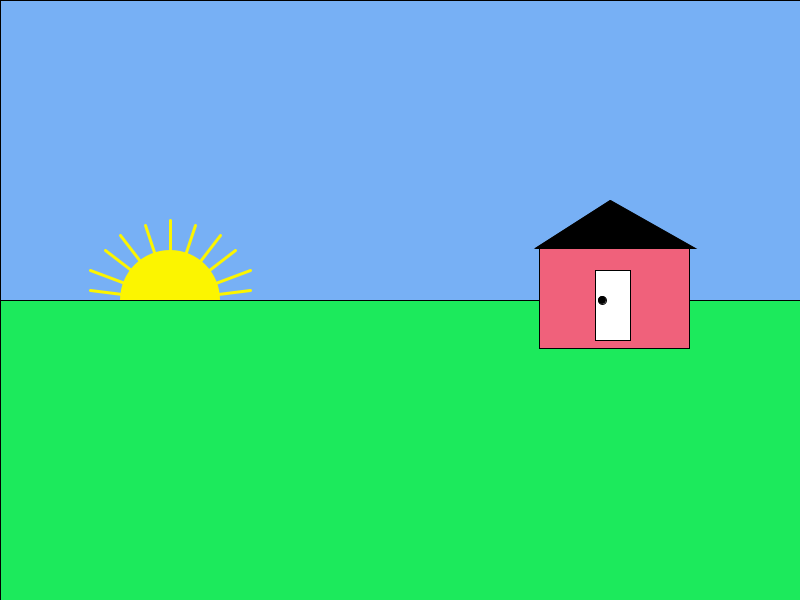
Frame 1 (no input)
Frame 60 (the mouse pressed at the canvas centre just before this capture): identical to frame 1, image omitted
Frame 120 (the mouse held since frame 60 and released just before this capture): identical to frame 1, image omitted

The Processing sketch that drew this single still picture (run headless with seeded random() and noise(); from frame 60 on, the mouse is pressed at the canvas centre):

// Processing sketch: Exercise_1
// ── Exercise_1.pde
void settings() {
  ;
  size(800, 600);
}
void setup() {
}
void draw() {
  println("mouseX = " + mouseX);
  println("mouseY = " + mouseY);

  //top blue rect
  fill(#77B0F5);
  rect(0, 0, width, height/2);

  //sun
  noStroke();  
  fill(#FCF500);
  ellipse(170, height/2, 100, 100);

  //sun lines
  stroke(#FCF500);
  strokeWeight(3);
  line(170, height/2-80, 170, height/2);

  line(170 - 25, height/2-75, 170, height/2);
  line(170 + 25, height/2-75, 170, height/2);
  line(170 - 50, height/2-65, 170, height/2);
  line(170 + 50, height/2-65, 170, height/2);
  line(170 - 65, height/2-50, 170, height/2);
  line(170 + 65, height/2-50, 170, height/2);
  line(170 - 80, height/2-30, 170, height/2);
  line(170 + 80, height/2-30, 170, height/2);
  line(170 - 80, height/2-10, 170, height/2);
  line(170 + 80, height/2-10, 170, height/2);


  stroke(0);
  strokeWeight(1);
  //bottom green rect
  fill(#1CEA5C);
  rect(0, height/2, width, height/2);

  //house rect
  fill(#F0617B);
  rect(539, 248, 150, 100);

  //door
  fill(255);
  rect(595, 270, 35, 70);

  //doorknob
  fill(0);
  ellipse(602, 300, 8, 8);

  //roof
  fill(0);
  triangle(610, 200, 535, 248, 695, 248);
}
